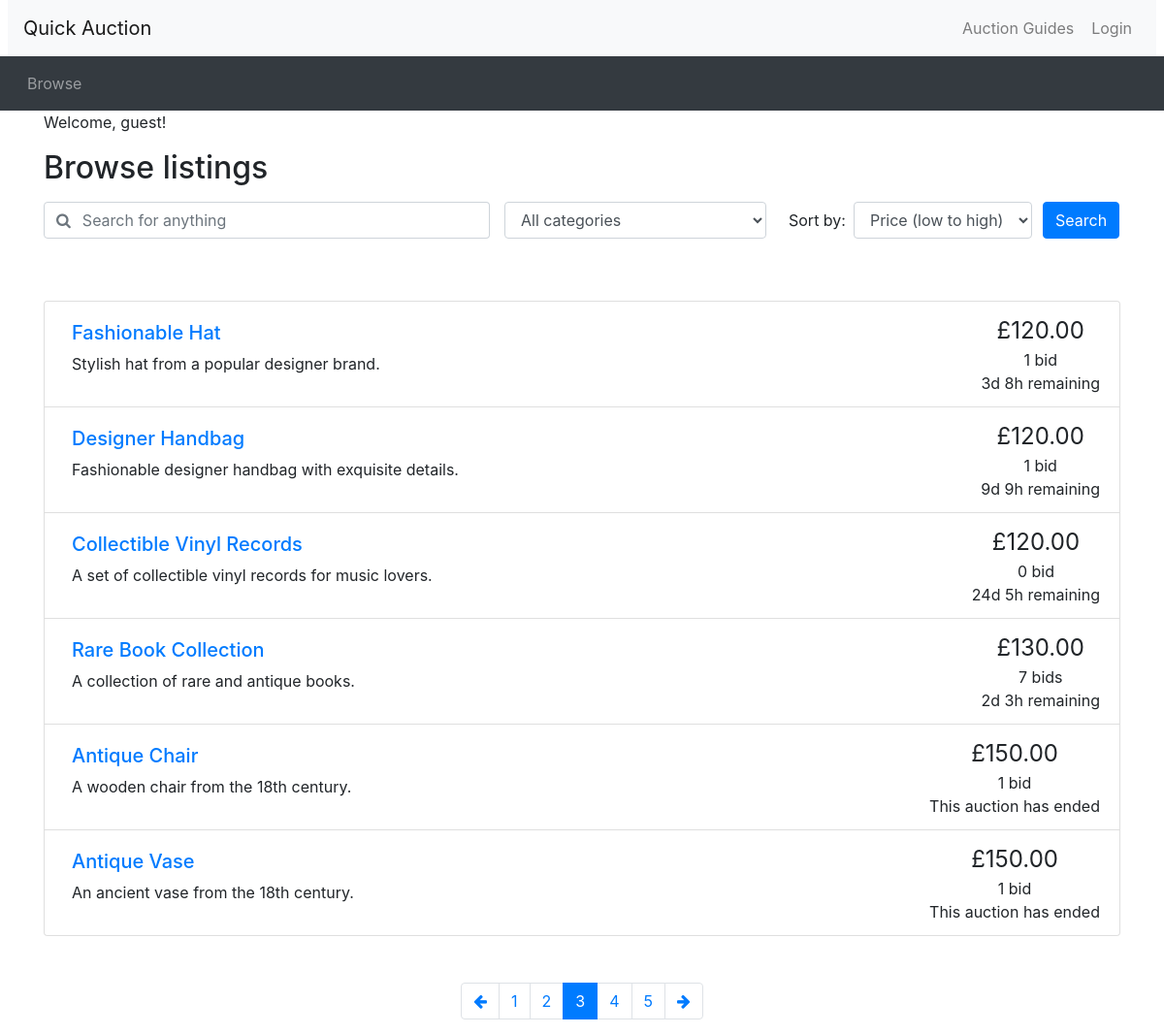
/browse.php?page=3, run on the app's committed database.
### tables this page shows
CREATE TABLE `Auction` (
  `auction_ID` int(11) NOT NULL,
  `item_name` varchar(50) NOT NULL,
  `description` text,
  `category` varchar(50) DEFAULT NULL,
  `end_time` datetime NOT NULL,
  `starting_price` decimal(10,2) NOT NULL,
  `reserve_price` decimal(10,2) DEFAULT NULL,
  `user_ID` int(11) DEFAULT NULL
);

### utilities.php (the view, shortened to what this page needs)
<?php
function display_time_remaining($interval) {
    if ($interval->days == 0 && $interval->h == 0) {
      $time_remaining = $interval->format('%im %Ss');
    }
    else if ($interval->days == 0) {
      $time_remaining = $interval->format('%hh %im');
    }
    else {
      $time_remaining = $interval->format('%ad %hh');
    }
  return $time_remaining;
}
function print_listing_li($item_id, $title, $desc, $price, $num_bids, $end_time)
{
  if (strlen($desc) > 250) {
    $desc_shortened = substr($desc, 0, 250) . '...';
  }
  else {
    $desc_shortened = $desc;
  }
  if ($num_bids == 1 | $num_bids == 0) {
    $bid = ' bid';
  }
  else {
    $bid = ' bids';
  }
  $now = new DateTime();
  $end_time_formatted = date_create($end_time);
  if ($now > $end_time_formatted) {
    $time_remaining = 'This auction has ended';
  }
  else {
    $time_to_end = date_diff($now, $end_time_formatted);
    $time_remaining = display_time_remaining($time_to_end) . ' remaining';
  }
  echo('
    <li class="list-group-item d-flex justify-content-between">
    <div class="p-2 mr-5"><h5><a href="listing.php?item_id=' . $item_id . '">' . $title . '</a></h5>' . $desc_shortened . '</div>
    <div class="text-center text-nowrap"><span style="font-size: 1.5em">£' . number_format($price, 2) . '</span><br/>' . $num_bids . $bid . '<br/>' . $time_remaining . '</div>
  </li>'
  );
}
function count_bid($auctionid){
  include "db_connection.php";
  $sql = "SELECT COUNT(bid_ID) AS count FROM Bid WHERE auction_ID = $auctionid";
  $result = mysqli_query($conn, $sql);
  if(mysqli_num_rows($result) > 0) {
    if($row = mysqli_fetch_assoc($result)) {
      $count = $row["count"];
    }
  } else {
    echo "No results found in count_bid.";
  }
  return $count;
}
?>

### browse.php (shortened to what this page needs)
<?php include_once("header.php")?>
<?php require("utilities.php")?>
<?php include "db_connection.php";?>
<div class="container">
<?php
  if (isset($_SESSION['loggedin']) && $_SESSION['loggedin'] === true) {
      echo "<p>Welcome, " . htmlspecialchars($_SESSION['username']) . "!</p>";
  } else {
      echo "<p>Welcome, guest!</p>";
  }
?>
<h2 class="my-3">Browse listings</h2>
<div id="searchSpecs">
<form method="get" action="browse.php">
  <div class="row">
    <div class="col-md-5 pr-0">
      <div class="form-group">
	    <div class="input-group">
          <div class="input-group-prepend">
            <span class="input-group-text bg-transparent pr-0 text-muted">
              <i class="fa fa-search"></i>
            </span>
          </div>
          <input type="text" class="form-control border-left-0" id="keyword" name = 'keyword' value = "<?php if (isset($_GET['keyword'])){echo $_GET['keyword'];}?>" placeholder="Search for anything">
        </div>
      </div>
    </div>
    <div class="col-md-3 pr-0">
      <div class="form-group">
        <select class="form-control" id="cat" name = 'cat'>
          <option selected value="all">All categories</option>
        </select>
      </div>
    </div>
    <div class="col-md-3 pr-0">
      <div class="form-inline">
        <label class="mx-2" for="order_by">Sort by:</label>
        <select class="form-control" id="order_by" name = 'order_by'>
          <option selected value="pricelow">Price (low to high)</option>
        </select>
      </div>
    </div>
    <div class="col-md-1 px-0">
      <button type="submit" class="btn btn-primary">Search</button>
    </div>
  </div>
</form>
</div>
</div>
<div class="container mt-5">
<ul class="list-group">
<?php
  if (!isset($_GET['order_by'])) {
    $ordering = 'pricelow';
  }
  else {
    $ordering = $_GET['order_by'];
  }
  if (!isset($_GET['page'])) {
    $curr_page = 1;
  }
  else {
    $curr_page = $_GET['page'];
  }
  $results_per_page = 6;
  $start_from = ($curr_page - 1) * $results_per_page;
  if ((!isset($_GET['keyword']) && !isset($_GET['cat'])) | (isset($_GET['keyword']) && $_GET['keyword'] == '' && isset($_GET['cat']) && $_GET['cat'] == 'all')) {
    $query = "SELECT * FROM Auction";
    if ($ordering == 'pricelow'){
      $query = "SELECT
                auction.auction_ID,
                auction.item_name,
                auction.description,
                auction.category,
                auction.end_time,
                GREATEST(auction.starting_price, COALESCE(MAX(bid.bid_price), 0)) AS max_price
                FROM
                    auction
                LEFT JOIN
                    bid ON auction.auction_ID = bid.auction_ID
                GROUP BY
                    auction.auction_ID, auction.item_name, auction.description, auction.category, auction.starting_price, auction.end_time
                ORDER BY
                    max_price ASC";
    }
    $query_temp = mysqli_query($conn,$query);
    $num_results = mysqli_num_rows($query_temp);
    $query .= " LIMIT " . $start_from . ',' . $results_per_page;
    $query_run = mysqli_query($conn,$query);
    while($row = mysqli_fetch_assoc($query_run)) :
      $item_id = $row['auction_ID'];
      $title = $row['item_name'];
      $description = $row['description'];
      $current_price = current_shown_price($item_id);
      $num_bids = count_bid($item_id);
      $end_date = $row['end_time'];
      print_listing_li($item_id, $title, $description, $current_price, $num_bids, $end_date);
    endwhile;
  }
  $max_page = ceil($num_results / $results_per_page);
?>
</ul>
<nav aria-label="Search results pages" class="mt-5">
  <ul class="pagination justify-content-center">
<?php
  $querystring = "";
  $high_page_boost = max(3 - $curr_page, 0);
  $low_page_boost = max(2 - ($max_page - $curr_page), 0);
  $low_page = max(1, $curr_page - 2 - $low_page_boost);
  $high_page = min($max_page, $curr_page + 2 + $high_page_boost);
  if ($curr_page != 1) {
    echo('
    <li class="page-item">
      <a class="page-link" href="browse.php?' . $querystring . 'page=' . ($curr_page - 1) . '" aria-label="Previous">
        <span aria-hidden="true"><i class="fa fa-arrow-left"></i></span>
        <span class="sr-only">Previous</span>
      </a>
    </li>');
  }
  for ($i = $low_page; $i <= $high_page; $i++) {
    if ($i == $curr_page) {
      echo('
    <li class="page-item active">');
    }
    else {
      echo('
    <li class="page-item">');
    }
    echo('
      <a class="page-link" href="browse.php?' . $querystring . 'page=' . $i . '">' . $i . '</a>
    </li>');
  }
  if ($curr_page != $max_page) {
    echo('
    <li class="page-item">
      <a class="page-link" href="browse.php?' . $querystring . 'page=' . ($curr_page + 1) . '" aria-label="Next">
        <span aria-hidden="true"><i class="fa fa-arrow-right"></i></span>
        <span class="sr-only">Next</span>
      </a>
    </li>');
  }
?>
  </ul>
</nav>
</div>
<?php include_once("footer.php")?>

### data on the page
auction: item_name "Fashionable Hat", description "Stylish hat from a popular designer brand.", price "120.00", num_bids "1", bid "bid", end_time "3d 8h remaining"
auction: item_name "Designer Handbag", description "Fashionable designer handbag with exquisite details.", price "120.00", num_bids "1", bid "bid", end_time "9d 9h remaining"
auction: item_name "Collectible Vinyl Records", description "A set of collectible vinyl records for music lovers.", price "120.00", num_bids "0", bid "bid", end_time "24d 5h remaining"
auction: item_name "Rare Book Collection", description "A collection of rare and antique books.", price "130.00", num_bids "7", bid "bids", end_time "2d 3h remaining"
auction: item_name "Antique Chair", description "A wooden chair from the 18th century.", price "150.00", num_bids "1", bid "bid", end_time "This auction has ended"
auction: item_name "Antique Vase", description "An ancient vase from the 18th century.", price "150.00", num_bids "1", bid "bid", end_time "This auction has ended"
